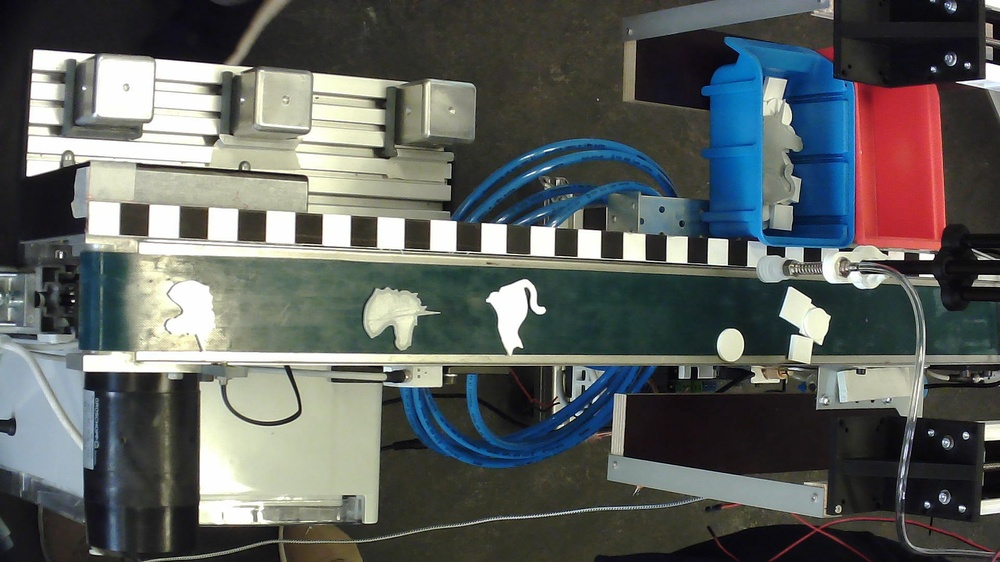
#> input picture image.jpg, 1000 x 562 px, shrunk from 1920 x 1080 before the run, found by its file name
$ python scaleDetection.py
#> lines starting #> are read from the running program, lines starting #| are printed output that depends on the picture
import cv2
import numpy as np


def findIntersection(p1, p2, r1, r2):
    if np.cross(r1, r2) < 0.1:
        return None
    s = (r2[0]*(p1[1]-p2[1])-r2[1]*(p1[0]-p2[0]))/(r1[0]*r2[1]-r1[1]*r2[0])
    return p1 + s * r1

org = cv2.imread(filename="Repository/image.jpg")
#> org is the input picture: shape (562, 1000, 3); mean B, G, R 93.7, 96.4, 92.8
#org = cv2.resize(src=org, dsize=(960, 540))
gray = cv2.cvtColor(src=org, code=cv2.COLOR_BGR2GRAY)
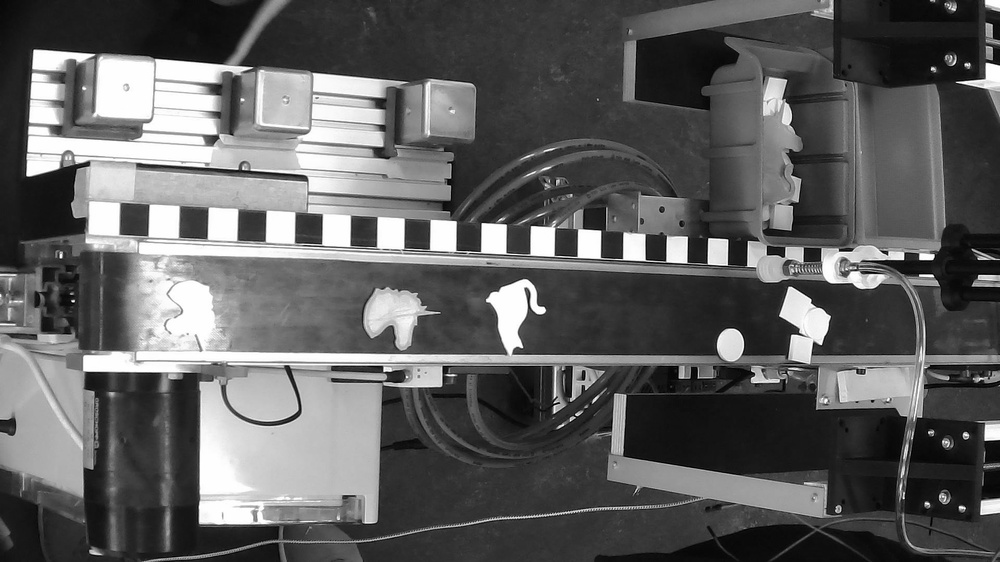
#> gray: shape (562, 1000); min 0, max 255, mean 95
img = cv2.GaussianBlur(src=gray, ksize=(5, 5), sigmaX=0)
lsd = cv2.createLineSegmentDetector()

lines = np.reshape(lsd.detect(img)[0], (-1, 2, 2))
lengths = np.hypot(lines[:,0,0] - lines[:,1,0], lines[:,0,1] - lines[:,1,1])
#> lengths = 1282 values, max 301.3 at index 114, min 1.77 at index 559, mean 24.04
centers = lines[:,0] + (lines[:,1] - lines[:,0]) / 2
#> centers = 1282 pairs, first value 2.52 to 995.7, second value 2.73 to 559.5

indexes = np.arange(0, len(lines), 1)
#> indexes = 1282 values from 0 to 1281

for i in range(len(lines)):
    if img.shape[0] / 10 < lengths[i]:
        continue
    color = org.copy()
    for j in range(len(lines)):
        line = lines[j]
        center = (int(centers[j][0]), int(centers[j][1]))
        color = cv2.line(img=color, pt1=line[0].astype(np.int32), pt2=line[1].astype(np.int32), color=(0, 0, 255), thickness=1)
        color = cv2.circle(img=color, center=center, radius=1, color=(255,0,0), thickness=-1)
    color = cv2.circle(img=color, center=centers[i].astype(np.int32), radius=int(lengths[i]), color=(0,255,0), thickness=1)

    vectors = centers - centers[i]

    near = np.hypot(vectors[:,0], vectors[:,1]) < lengths[i]
    near[i] = False

    for n in indexes[near]:

        vector1 = lines[i,1] - lines[i,0]
        vector2 = lines[n,1] - lines[n,0]

        vector3 = vector1[[1,0]] * [1,-1]

        if 0 < np.dot(centers[n] - centers[i], vector3):
            parallel1 = lines[i] + vector3
            parallel2 = lines[i] - vector3
        else:
            parallel1 = lines[i] - vector3
            parallel2 = lines[i] + vector3

        M = np.linalg.inv(cv2.getPerspectiveTransform(np.concatenate((lines[i], (lines[n] if 0 < np.dot(vector1, vector2) else lines[n,[1,0]])), dtype=np.float32), np.concatenate((lines[i], parallel1), dtype=np.float32)))

        parallel2homogen = np.insert(parallel2, 2, 1, axis=1)

        parallel2warped = (parallel2homogen @ M[[0,1]].T) / np.reshape(parallel2homogen @ M[2].T, (2,1))

        color = cv2.circle(img=color, center=centers[n].astype(np.int32), radius=2, color=(0,0,255), thickness=-1)
        color = cv2.line(img=color, pt1=lines[i,0].astype(np.int32), pt2=parallel1[0].astype(np.int32), color=(0, 255, 255), thickness=1)
        color = cv2.line(img=color, pt1=lines[i,1].astype(np.int32), pt2=parallel1[1].astype(np.int32), color=(0, 255, 255), thickness=1)
        color = cv2.line(img=color, pt1=parallel1[0].astype(np.int32), pt2=parallel1[1].astype(np.int32), color=(0, 255, 255), thickness=1)
        color = cv2.line(img=color, pt1=parallel2warped[0].astype(np.int32), pt2=parallel2warped[1].astype(np.int32), color=(255,0,0), thickness=1)
        cv2.imshow("Bearbeitet", color)
        cv2.waitKey(0)
#> this loop made 1282 passes
#> pass 1, `color = cv2.circle(img=color, center=centers[i].astype(np.int32), radi..`:
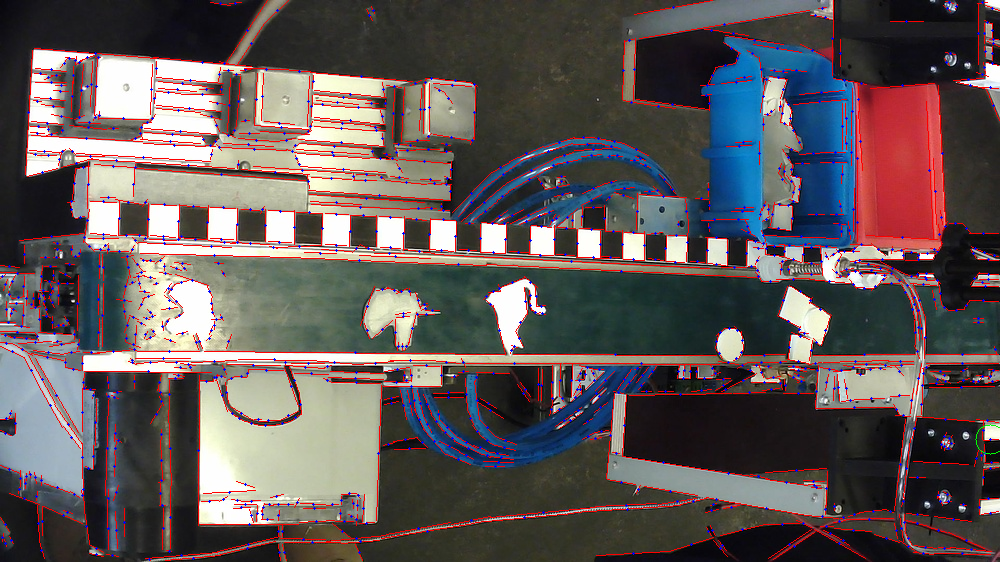
#> color: shape (562, 1000, 3); mean B, G, R 89.3, 88.9, 98.3
